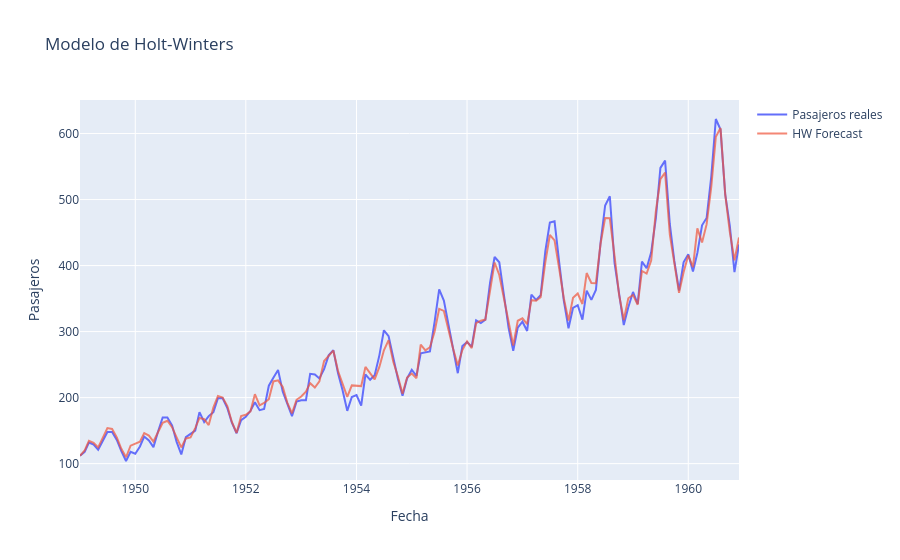

Source (notebook cell):
### Markdown cell above
### **9.4. Método de Holt-Winters:** Permite modelar series con tendencia y estacionalidad (aditiva o multiplicativa). Agrega un tercer parámetro de suavización ($\gamma$) para el componente estacional.

  **Fundamento matemático:**
  Las fórmulas de recurrencia para el método de Holt-Winters (con tendencia y estacionalidad aditivas) son:
  Nivel: $$L_t = \alpha (Y_t - S_{t-p}) + (1 - \alpha) (L_{t-1} + b_{t-1})$$
  Tendencia: $$b_t = \beta (L_t - L_{t-1}) + (1 - \beta) b_{t-1}$$
  Estacionalidad: $$S_t = \gamma (Y_t - L_t) + (1 - \gamma) S_{t-p}$$
  El pronóstico para *h* períodos futuros es: $$F_{t+h} = L_t + h b_t + S_{t+h-p}$$
  Donde:
  - $L_t$ es el nivel estimado en el tiempo *t*.
  - $b_t$ es la tendencia estimada en el tiempo *t*.
  - $S_t$ es el componente estacional estimado en el tiempo *t*.
  - $\alpha$, $\beta$, $\gamma$ son los parámetros de suavización (0 < $\alpha$, $\beta$, $\gamma$ < 1).
  - *p* es el período estacional (por ejemplo, 12 para datos mensuales con estacionalidad anual).

  **Fundamento estadístico:**
  El método de Holt-Winters (aditivo) es equivalente a un modelo SARIMA(0,1,p)(0,1,0)p. Modela la serie como la suma de un nivel, una tendencia y un componente estacional periódico, más un error aleatorio. Permite que el nivel, la tendencia y la estacionalidad se adapten a los cambios en la serie. La elección entre modelos aditivos y multiplicativos depende de si la magnitud de la estacionalidad es independiente o proporcional al nivel de la serie.

### Code cell
# TODO: Holt-Winters Model
hw_model = ExponentialSmoothing(
    df_ts,
    trend = "add",
    seasonal = "add",
    seasonal_periods = 12
).fit()

df["HW"] = hw_model.fittedvalues

# Graficar la serie original y el forecast
fig = go.Figure()
fig.add_trace(go.Scatter(x=df_ts.index, y=df_ts, mode='lines', name='Pasajeros reales'))
fig.add_trace(go.Scatter(x=df["HW"].index, y=df["HW"], mode='lines', name='HW Forecast', opacity=0.7))
fig.update_layout(title="Modelo de Holt-Winters", xaxis_title="Fecha", yaxis_title="Pasajeros")
fig.show()

### Figure 1 — Plotly figure (JSON) as saved in the notebook; plotly's stock layout.template omitted (floating-point values rounded to 4 significant figures; data arrays with more than 128 entries replaced by an {"elided": "..."} marker saying what was removed)
{"data": [{"mode": "lines", "name": "Pasajeros reales", "type": "scatter", "x": {"elided": "144 str values"}, "y": {"elided": "144 int values"}}, {"mode": "lines", "name": "HW Forecast", "opacity": 0.7, "type": "scatter", "x": {"elided": "144 str values"}, "y": {"elided": "144 float values"}}], "layout": {"title": {"text": "Modelo de Holt-Winters"}, "xaxis": {"title": {"text": "Fecha"}}, "yaxis": {"title": {"text": "Pasajeros"}}}}
